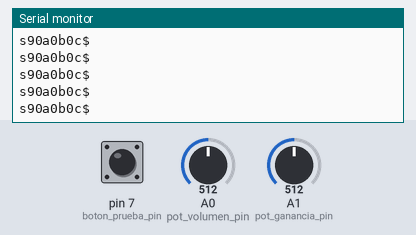
A sketch run on a simulated Arduino Uno, built with avr-gcc and run on an emulated ATmega328P. Shown: the last lines printed to the serial monitor. Inputs (shaded band) come from the test bench; at power-on: A0 (pot_volumen_pin) = 512, pin 7 (boton_prueba_pin) LOW, A1 (pot_ganancia_pin) = 512.

Above: at 1.2 s.
1.3 s: A0 (pot_volumen_pin) set to 558
At 2.3 s:
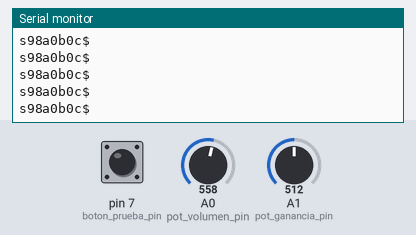
4.3 s: A0 (pot_volumen_pin) set to 579
At 5.2 s:
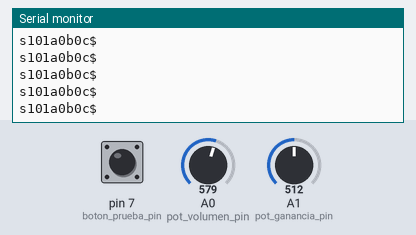
Timing chart, 0 to 7.3 s (numbered marks = the images above; inputs shaded):
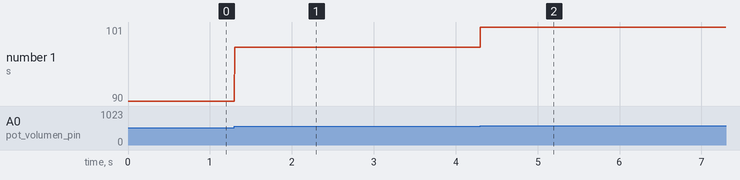

The sketch:

Bluetooth_3Analog.ino
```cpp
#include <SoftwareSerial.h>
SoftwareSerial mySerial(8, 9); // RX, TX

// ASIGNACION DE PINES
const int pot_volumen_pin = A0;
const int pot_ganancia_pin = A1;
const int boton_prueba_pin = 7;

// ASIGNACION DE VARIABLES
int pot_volumen_valor = 0; // [0-1023]
int pot_ganancia_valor = 0;
boolean boton_prueba_valor = false; // [0-1]

// Arreglo para filtro
int valor_anterior;

// CONFIGURACION
void setup() {
  Serial.begin(38400);
  mySerial.begin(38400);
  pinMode(pot_volumen_pin,INPUT);
  pinMode(pot_ganancia_pin,INPUT);
  pinMode(boton_prueba_pin,INPUT);
}

// LOOP PRINCIPAL
void loop() {
  pot_volumen_valor = analogRead(pot_volumen_pin); // [0-1023]
  pot_ganancia_valor = analogRead(pot_ganancia_pin); // [0-1023]
  boton_prueba_valor = digitalRead(boton_prueba_pin); // [0-1]

  // REGLA DE 3
  int pot_volumen_valor_mapeado = map(pot_volumen_valor, 0, 1023, 0, 180);
  int pot_ganancia_valor_mapeado = 0;   // Cambiar este a map cuando se solde
  boton_prueba_valor = 0;               // Quitar esta linea cuando se solde el botón

  // Estancamiento de valores para que sea más "suave" la respuesta
  if(pot_volumen_valor_mapeado < 10)
    pot_volumen_valor_mapeado = 0;
  else if(pot_volumen_valor_mapeado > 175)
    pot_volumen_valor_mapeado = 180;

  // FILTRO DE 2 UNIDADES EN UMBRAL
  if(abs(valor_anterior - pot_volumen_valor_mapeado) <= 2)
    pot_volumen_valor_mapeado = valor_anterior;

  // COMUNICACION
  Serial.print("s");Serial.print(pot_volumen_valor_mapeado);
  Serial.print("a");Serial.print(pot_ganancia_valor_mapeado);
  Serial.print("b");Serial.print(boton_prueba_valor);
  Serial.print("c");Serial.println("$");

  mySerial.print("s");mySerial.print(pot_volumen_valor_mapeado);
  mySerial.print("a");mySerial.print(pot_ganancia_valor_mapeado);
  mySerial.print("b");mySerial.print(boton_prueba_valor);
  mySerial.print("c");mySerial.println("$");

  valor_anterior = pot_volumen_valor_mapeado;
}
```

Measured:
- after the input at 1.3 s, the serial monitor: prints a new line at once (image 1)
- after the input at 4.3 s, the serial monitor: prints a new line at once (image 2)
- plotted number 1: 90 → 98 after the input at 1.3 s, 98 → 101 after the input at 4.3 s
